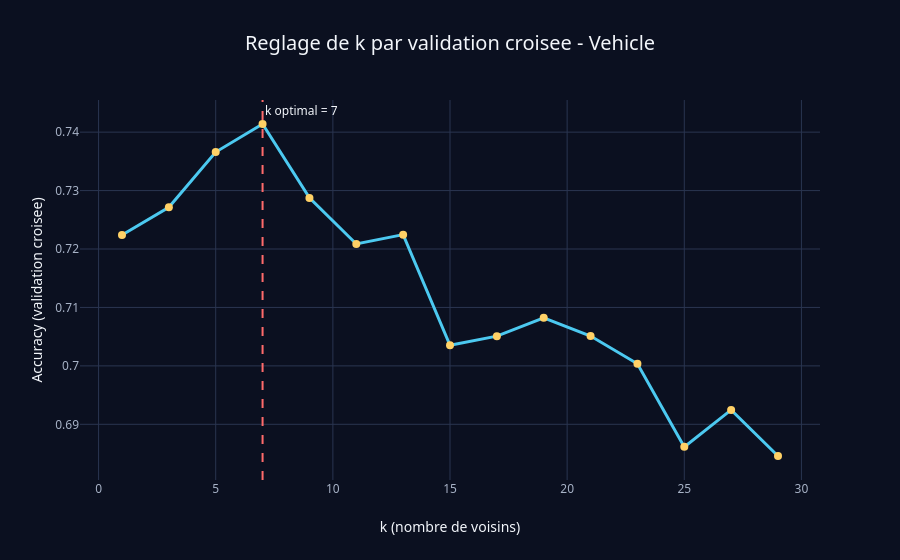

Notebook code for this chart:
### Code cell
# Accuracy de validation croisee en fonction de k
ks = grille["knn__n_neighbors"]
scores = recherche.cv_results_["mean_test_score"]

fig = go.Figure(go.Scatter(x=ks, y=scores, mode="lines+markers", name="Accuracy CV",
                           line=dict(width=3, color=pick_color(0)), marker=dict(size=8, color=pick_color(2))))
fig.add_vline(x=k_opt, line_dash="dash", line_color=pick_color(1),
              annotation_text=f"k optimal = {k_opt}")
fig.update_layout(title="Reglage de k par validation croisee - Vehicle",
                  xaxis_title="k (nombre de voisins)", yaxis_title="Accuracy (validation croisee)")
fig.show()

### Figure 1 — Plotly figure (JSON) as saved in the notebook; plotly's stock layout.template omitted (floating-point values rounded to 4 significant figures)
{"data": [{"line": {"color": "#4cc9f0", "width": 3}, "marker": {"color": "#ffd166", "size": 8}, "mode": "lines+markers", "name": "Accuracy CV", "type": "scatter", "x": [1, 3, 5, 7, 9, 11, 13, 15, 17, 19, 21, 23, 25, 27, 29], "y": [0.7224, 0.7271, 0.7366, 0.7414, 0.7287, 0.7209, 0.7225, 0.7035, 0.7051, 0.7082, 0.7051, 0.7003, 0.6861, 0.6925, 0.6846]}], "layout": {"annotations": [{"showarrow": false, "text": "k optimal = 7", "x": 7, "xanchor": "left", "xref": "x", "y": 1, "yanchor": "top", "yref": "y domain"}], "shapes": [{"line": {"color": "#ff6b6b", "dash": "dash"}, "type": "line", "x0": 7, "x1": 7, "xref": "x", "y0": 0, "y1": 1, "yref": "y domain"}], "title": {"text": "Reglage de k par validation croisee - Vehicle"}, "xaxis": {"title": {"text": "k (nombre de voisins)"}}, "yaxis": {"title": {"text": "Accuracy (validation croisee)"}}}}
